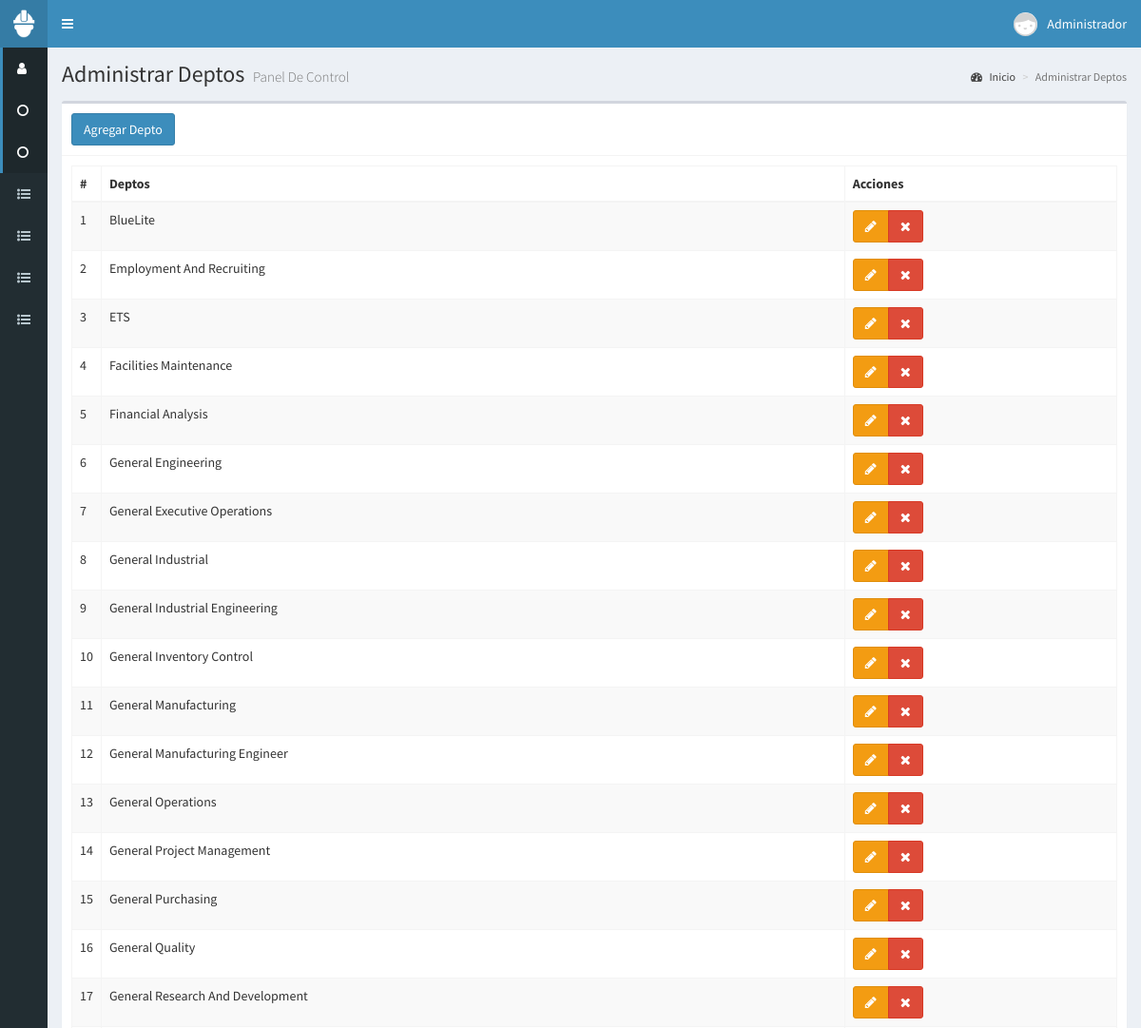
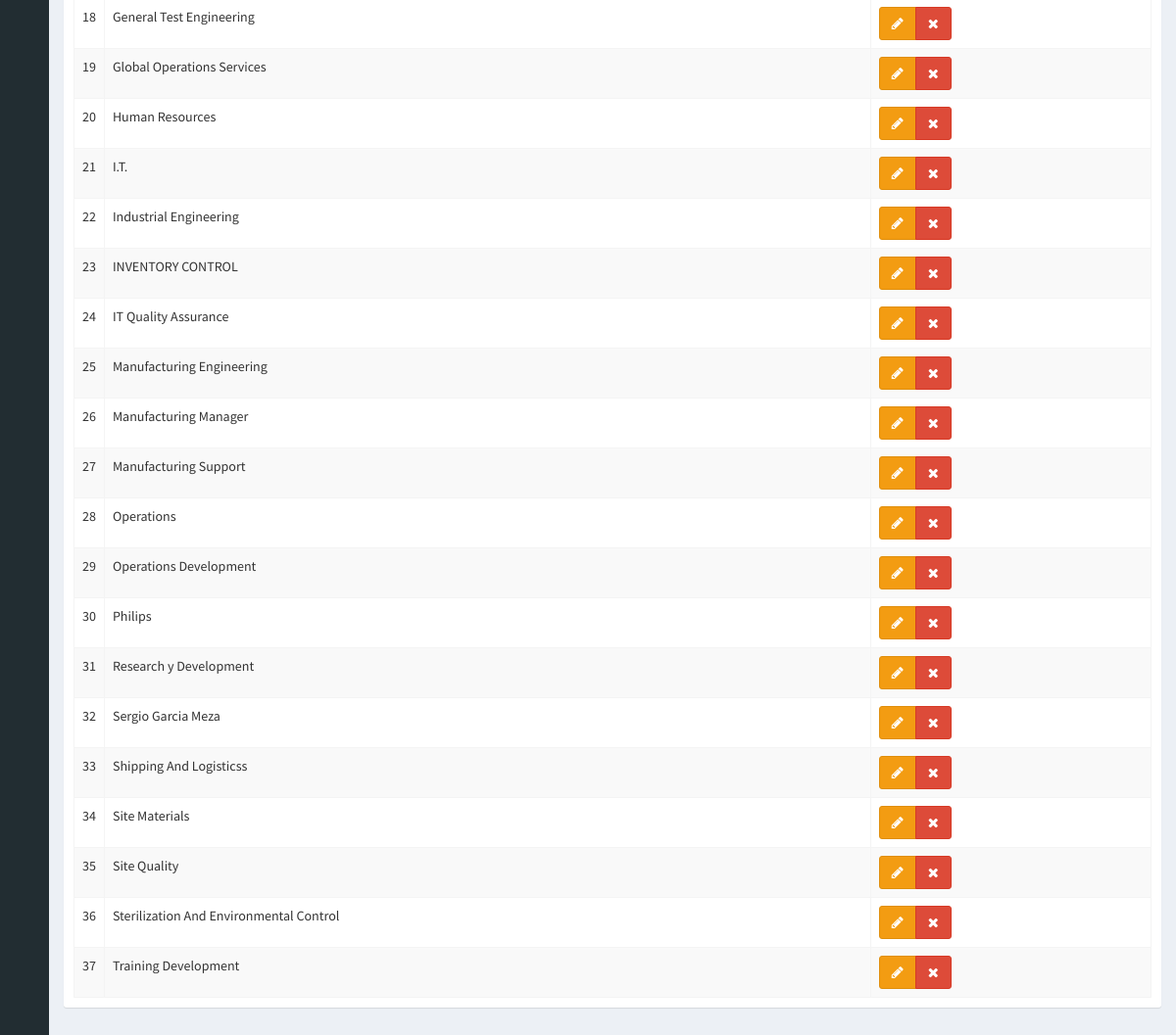
Screenshot of /deptos (signed in) with the database file from the repository (2 pictures, top to bottom).
### tables this page shows
CREATE TABLE t_Depto
(
  id_depto SMALLINT UNSIGNED PRIMARY KEY AUTO_INCREMENT,
  descripcion VARCHAR(50) NOT NULL	
);

### controladores/plantilla.controlador.php (called while the page is built)
<?php
  class ControladorPlantilla
  {
    static public function ctrPlantilla()
    {
      include "vistas/plantilla.php";
    }
  }

### index.php (called while the page is built, shortened)
<?php
require_once "controladores/plantilla.controlador.php";
require_once "controladores/ventas.controlador.php";
require_once "controladores/deptos.controlador.php";
require_once "controladores/subir-csv.controlador.php";
require_once "modelos/deptos.modelo.php";
$plantilla = new ControladorPlantilla();
$plantilla->ctrPlantilla();

### controladores/deptos.controlador.php (called while the page is built, shortened)
<?php
  class ControladorDeptos
  {
		static public function ctrMostrarDeptos($item,$valor)
		{
			$tabla = "t_Depto";
			$respuesta = ModeloDeptos::mdlMostrarDeptos($tabla,$item,$valor);
			return $respuesta;
		}
  }
?>

### modelos/conexion.php (called while the page is built)
<?php
  class Conexion
  {
    static public function conectar()
    {
      $link = new PDO("mysql:host=localhost;dbname=bd_responsivas",
                      "usuario_responsiva",
											"responsivas-2020");
			$link->setAttribute(PDO::ATTR_ERRMODE, PDO::ERRMODE_EXCEPTION);
			$mitz="America/Tijuana";
			$tz = (new DateTime('now', new DateTimeZone($mitz)))->format('P');
			$link->exec("SET time_zone='$tz';");
      $link->exec("set names utf8");
      return $link;
    }
  }
?>

### modelos/deptos.modelo.php (called while the page is built, shortened)
<?php
	require_once "conexion.php";
	class ModeloDeptos
	{
    static public function mdlMostrarDeptos($tabla,$item,$valor)
    {
			if ($item != null)
			{
				$stmt = Conexion::conectar()->prepare("SELECT * FROM $tabla WHERE $item = :$item");
				$stmt->bindParam(":".$item,$valor, PDO::PARAM_STR);
				$stmt->execute();
				$registros = $stmt->fetch();
				$stmt->closeCursor();
				$stmt=null;
				return $registros;
			}
			else
			{
				$stmt = Conexion::conectar()->prepare("SELECT * FROM $tabla ORDER BY descripcion");
				$stmt->execute();
				$registros = $stmt->fetchAll();
				return $registros;
			}
		}
	}
?>

### vistas/modulos/deptos.php (the view, shortened to what this page needs)
<div class="content-wrapper">
  <section class="content-header">
    <h1>
      Administrar Deptos
      <small>Panel De Control</small>
    </h1>
    <ol class="breadcrumb">
      <li><a href="inicio"><i class="fa fa-dashboard"></i> Inicio</a></li>
      <li class="active">Administrar Deptos</li>
    </ol>
  </section>
  <section class="content">
    <div class="box">
      <div class="box-header with-border">
        <button class="btn btn-primary"  data-toggle="modal" data-target="#modalAgregarDeptos">
          Agregar Depto
        </button>
      </div>
      <div class="box-body">
        <table class="table table-bordered table-striped dt-responsive tablas">
          <thead>
            <tr>
              <th style="width:10px">#</th>
              <th>Deptos</th>
              <th>Acciones </th>
            </tr>
          </thead>
          <tbody>
					<?php
						$item = null;
						$valor = null;
						$deptos = ControladorDeptos::ctrMostrarDeptos($item,$valor);
						foreach ($deptos as $key => $value)
						{
							echo '
										<tr>
											<td>'.($key+1).'</td>
											<td>'.$value["descripcion"].'</td>
											<td>
												<div class="btn-group">
													<button class="btn btn-warning btnEditarDepto" idDepto="'.$value["id_depto"].'" data-toggle="modal" data-target="#modalEditarDepto"><i class="fa fa-pencil"></i></button>';
													if ($_SESSION["perfil"] == "Administrador")
													{
														echo '
													<button class="btn btn-danger btnEliminarDepto" idDepto="'.$value["id_depto"].'"><i class="fa fa-times"></i></button>';
													}
												echo '</div>
											</td>
										</tr>';
						}
					?>
          </tbody>
        </table>
      </div>
    </div>
  </section>
</div>

### rows the page displays
t_depto: descripcion "BlueLite"
t_depto: descripcion "Employment And Recruiting"
t_depto: descripcion "ETS"
t_depto: descripcion "Facilities Maintenance"
t_depto: descripcion "Financial Analysis"
t_depto: descripcion "General Engineering"
t_depto: descripcion "General Executive Operations"
t_depto: descripcion "General Industrial"
t_depto: descripcion "General Industrial Engineering"
t_depto: descripcion "General Inventory Control"
t_depto: descripcion "General Manufacturing"
t_depto: descripcion "General Manufacturing Engineer"
t_depto: descripcion "General Operations"
t_depto: descripcion "General Project Management"
t_depto: descripcion "General Purchasing"
t_depto: descripcion "General Quality"
t_depto: descripcion "General Research And Development"
t_depto: descripcion "General Test Engineering"
t_depto: descripcion "Global Operations Services"
t_depto: descripcion "Human Resources"
t_depto: descripcion "I.T."
t_depto: descripcion "Industrial Engineering"
t_depto: descripcion "INVENTORY CONTROL"
t_depto: descripcion "IT Quality Assurance"
t_depto: descripcion "Manufacturing Engineering"
t_depto: descripcion "Manufacturing Manager"
t_depto: descripcion "Manufacturing Support"
t_depto: descripcion "Operations"
t_depto: descripcion "Operations Development"
t_depto: descripcion "Philips"
t_depto: descripcion "Research y Development"
t_depto: descripcion "Sergio Garcia Meza"
t_depto: descripcion "Shipping And Logisticss"
t_depto: descripcion "Site Materials"
t_depto: descripcion "Site Quality"
t_depto: descripcion "Sterilization And Environmental Control"
t_depto: descripcion "Training Development"

### other values shown
$_SESSION["nombre"] "Administrador"
